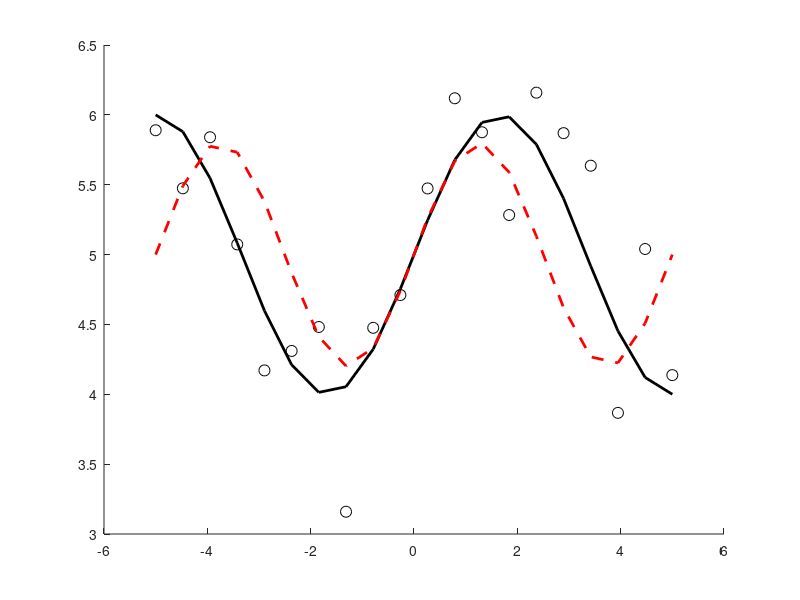

This chart was generated by the following MATLAB code: (Note: this script raises an error after producing the figure.)
% OLS_nonlin.m
% Author: Mitchel J. Colebank
% Script for MATH 728: UQ for Phys and Biol Sys
% Date created: March, 2025
%
% Defines a sine model and then calibrates to data under the assumption of
% normal, gaussian iid errors
xspace = linspace(-5,5,20 );

sin_model = @(q,x) q(1)+q(2).*sin(pi.*q(3).*x);

param_star = [5 1 0.3];
param_guess = [5 0.8 0.4];

num_param = 3;
n_xpts = length(xspace);

true_data = sin_model(param_star,xspace);
noisy_data = true_data+normrnd(0,0.5,1,20);
initial_guess = sin_model(param_guess,xspace);

% Solve the system to see how our apriori or nominal fits are
figure(1); clf; hold on;
plot(xspace,true_data,'-k','LineWidth',2);
plot(xspace,noisy_data,'ko','MarkerSize',8);
plot(xspace,initial_guess,'--r','LineWidth',2);

%% We want to find the parameters that best explain this data using an,
% ordinary least squares approach
% First, we need to define a cost functional, which will be a separate
% function call (defined at the bottom of this script

OLS_cost = @(q) get_sine_cost(q,xspace,noisy_data);

% We will start by using the "f" function, which is UNCONSTRAINED
% optimization. Later we will try using "fmincon" which can handle bounded
% parameter domains


[param_opt,J_final] = fminsearch(OLS_cost,param_guess);
disp('Final estimate');
disp(param_opt');
disp('true value');
disp(param_star);


figure(1); hold on;
plot(xspace,sin_model(param_opt,xspace),'--b','LineWidth',2);

%% After running the optmization, we can construct confidence intervals for the estimates
% and provide output prediction intervals
% First, we need the covariance, sigma^2 * inv(F^T*F)
% We approximate S via finite differences
S = zeros(n_xpts,num_param);
h = 1e-8;
for i=1:num_param
    param_step = param_opt;
    param_step(i) = param_opt(i)+h;
    S(:,i) = (sin_model(param_step,xspace) - sin_model(param_opt,xspace))./h;
end
%%
res = noisy_data' - sin_model(param_opt,xspace)';
s2 = res'*res./(n_xpts-num_param);
covar = s2.*inv(S'*S);
% Confidence intervals in the parameters
CI_plus  = param_opt'+tinv(0.975,n_xpts-num_param).*sqrt(diag(covar));
CI_minus = param_opt'-tinv(0.975,n_xpts-num_param).*sqrt(diag(covar));

disp('Parameter CI')
disp([CI_minus CI_plus])

%% Now construct response confidence and prediction intervals using a similar formula
x_test = linspace(1.5.*min(xspace),1.5.*max(xspace),100);
n_xtest = length(x_test);
% Need model sensitivity at test points
g = zeros(n_xtest,num_param);
h = 1e-8;
for i=1:num_param
    param_step = param_opt;
    param_step(i) = param_opt(i)+h;
    g(:,i) = (sin_model(param_step,x_test) - sin_model(param_opt,x_test))./h;
end

Y_pred = sin_model(param_opt,x_test);
Y_CI = zeros(n_xtest,2);
Y_PI = zeros(n_xtest,2);
y_stderr_CI = zeros(n_xtest,1);
y_stderr_PI = zeros(n_xtest,1);

for i=1:n_xtest
    y_stderr_CI(i,1) = tinv(0.975,n_xpts-num_param).*sqrt(g(i,:)*covar*g(i,:)');
    Y_CI(i,1) = Y_pred(i) + tinv(0.975,n_xpts-num_param).*sqrt(g(i,:)*covar*g(i,:)');
     Y_CI(i,2) = Y_pred(i) - tinv(0.975,n_xpts-num_param).*sqrt(g(i,:)*covar*g(i,:)');

     y_stderr_PI(i,1) = tinv(0.975,n_xpts-num_param).*sqrt(s2+g(i,:)*covar*g(i,:)');
     Y_PI(i,1) = Y_pred(i) + tinv(0.975,n_xpts-num_param).*sqrt(s2+g(i,:)*covar*g(i,:)');
     Y_PI(i,2) = Y_pred(i) - tinv(0.975,n_xpts-num_param).*sqrt(s2+g(i,:)*covar*g(i,:)');
end

%% Plot the model response, CI, and PI
figure(2);clf;hold on;
plot(x_test,Y_pred,'-k','LineWidth',2);
plot(x_test,Y_CI,':b','LineWidth',2)
plot(x_test,Y_PI,':r','LineWidth',2);
plot(xspace,noisy_data,'ko','MarkerSize',8);
grid on;
set(gca,'FontSize',20);
axis tight;

% To show how the uncertainty is nonlinear because of a nonlinear model,
% plot the standard confidence and prediction error
figure(3);clf;hold on;
plot(x_test,y_stderr_CI,':b','LineWidth',2)
plot(x_test,y_stderr_PI,':r','LineWidth',2);
grid on;
set(gca,'FontSize',20);
axis tight;
%%
function J = get_sine_cost(q,xspace,data)
    % Take the parameter values passed in from the optmization routine and
    % generate simulations
   sim = q(1)+q(2).*sin(pi.*q(3).*xspace);


    % Now calculate the sum of squared errors
    residual = data - sim;
    J = sum(residual.^2);
end